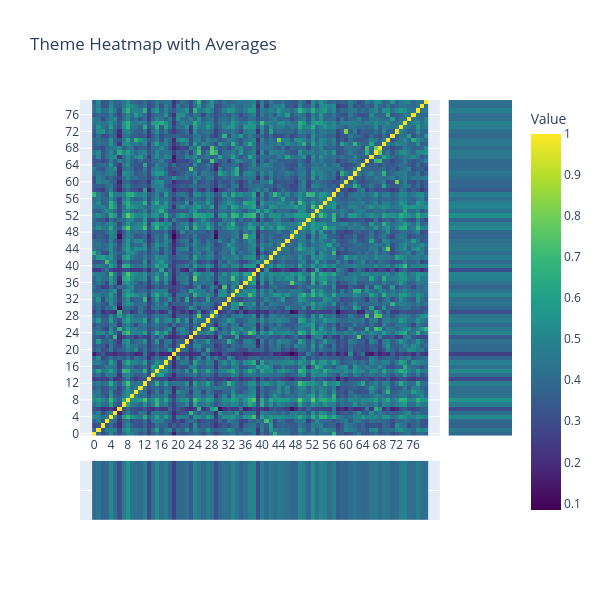

Notebook code cell kept with this figure:
### Code cell
# Plot theme similarity heatmap
fig = p3_util.theme_id_heatmap(similarity_df, width=600)
fig.show()

### Figure 1 — Plotly figure (JSON) as saved in the notebook; plotly's stock layout.template omitted (floating-point values rounded to 4 significant figures; data arrays with more than 128 entries replaced by an {"elided": "..."} marker saying what was removed)
{"data": [{"coloraxis": "coloraxis", "hovertemplate": "Row %{y}, Col %{x}: %{z:.3f}<extra></extra>", "type": "heatmap", "x": ["0", "1", "2", "3", "4", "5", "6", "7", "8", "9", "10", "11", "12", "13", "14", "15", "16", "17", "18", "19", "20", "21", "22", "23", "24", "25", "26", "27", "28", "29", "30", "31", "32", "33", "34", "35", "36", "37", "38", "39", "40", "41", "42", "43", "44", "45", "46", "47", "48", "49", "50", "51", "52", "53", "54", "55", "56", "57", "58", "59", "60", "61", "62", "63", "64", "65", "66", "67", "68", "69", "70", "71", "72", "73", "74", "75", "76", "77", "78", "79"], "xaxis": "x", "y": ["0", "1", "2", "3", "4", "5", "6", "7", "8", "9", "10", "11", "12", "13", "14", "15", "16", "17", "18", "19", "20", "21", "22", "23", "24", "25", "26", "27", "28", "29", "30", "31", "32", "33", "34", "35", "36", "37", "38", "39", "40", "41", "42", "43", "44", "45", "46", "47", "48", "49", "50", "51", "52", "53", "54", "55", "56", "57", "58", "59", "60", "61", "62", "63", "64", "65", "66", "67", "68", "69", "70", "71", "72", "73", "74", "75", "76", "77", "78", "79"], "yaxis": "y", "z": {"elided": "80x80 float values"}}, {"coloraxis": "coloraxis", "hovertemplate": "Row %{y} avg: %{z:.3f}<extra></extra>", "type": "heatmap", "x": ["row avg"], "xaxis": "x2", "y": ["0", "1", "2", "3", "4", "5", "6", "7", "8", "9", "10", "11", "12", "13", "14", "15", "16", "17", "18", "19", "20", "21", "22", "23", "24", "25", "26", "27", "28", "29", "30", "31", "32", "33", "34", "35", "36", "37", "38", "39", "40", "41", "42", "43", "44", "45", "46", "47", "48", "49", "50", "51", "52", "53", "54", "55", "56", "57", "58", "59", "60", "61", "62", "63", "64", "65", "66", "67", "68", "69", "70", "71", "72", "73", "74", "75", "76", "77", "78", "79"], "yaxis": "y2", "z": [[0.3955], [0.4457], [0.3717], [0.3918], [0.5157], [0.415], [0.303], [0.4645], [0.5553], [0.4357], [0.4194], [0.4099], [0.4834], [0.291], [0.4202], [0.513], [0.4212], [0.4695], [0.3801], [0.262], [0.3909], [0.3933], [0.4205], [0.3454], [0.5005], [0.4462], [0.3953], [0.4627], [0.4375], [0.3087], [0.3936], [0.4328], [0.4149], [0.499], [0.4421], [0.3755], [0.4254], [0.4845], [0.4992], [0.3028], [0.4788], [0.3948], [0.464], [0.4145], [0.4463], [0.4325], [0.4185], [0.3856], [0.3926], [0.511], [0.4774], [0.384], [0.5384], [0.4358], [0.4977], [0.4795], [0.418], [0.4784], [0.3463], [0.3911], [0.3774], [0.4092], [0.4402], [0.4072], [0.3916], [0.3983], [0.4403], [0.458], [0.4066], [0.4547], [0.4453], [0.3852], [0.4167], [0.4751], [0.494], [0.4205], [0.411], [0.4811], [0.4153], [0.4201]]}, {"coloraxis": "coloraxis", "hovertemplate": "Col %{x} avg: %{z:.3f}<extra></extra>", "type": "heatmap", "x": ["0", "1", "2", "3", "4", "5", "6", "7", "8", "9", "10", "11", "12", "13", "14", "15", "16", "17", "18", "19", "20", "21", "22", "23", "24", "25", "26", "27", "28", "29", "30", "31", "32", "33", "34", "35", "36", "37", "38", "39", "40", "41", "42", "43", "44", "45", "46", "47", "48", "49", "50", "51", "52", "53", "54", "55", "56", "57", "58", "59", "60", "61", "62", "63", "64", "65", "66", "67", "68", "69", "70", "71", "72", "73", "74", "75", "76", "77", "78", "79"], "xaxis": "x3", "y": ["col avg"], "yaxis": "y3", "z": [[0.3955, 0.4457, 0.3717, 0.3918, 0.5157, 0.415, 0.303, 0.4645, 0.5553, 0.4357, 0.4194, 0.4099, 0.4834, 0.291, 0.4202, 0.513, 0.4212, 0.4695, 0.3801, 0.262, 0.3909, 0.3933, 0.4205, 0.3454, 0.5005, 0.4462, 0.3953, 0.4627, 0.4375, 0.3087, 0.3936, 0.4328, 0.4149, 0.499, 0.4421, 0.3755, 0.4254, 0.4845, 0.4992, 0.3028, 0.4788, 0.3948, 0.464, 0.4145, 0.4463, 0.4325, 0.4185, 0.3856, 0.3926, 0.511, 0.4774, 0.384, 0.5384, 0.4358, 0.4977, 0.4795, 0.418, 0.4784, 0.3463, 0.3911, 0.3774, 0.4092, 0.4402, 0.4072, 0.3916, 0.3983, 0.4403, 0.458, 0.4066, 0.4547, 0.4453, 0.3852, 0.4167, 0.4751, 0.494, 0.4205, 0.411, 0.4811, 0.4153, 0.4201]]}], "layout": {"coloraxis": {"colorbar": {"title": {"text": "Value"}}, "colorscale": [[0, "#440154"], [0.1111, "#482878"], [0.2222, "#3e4989"], [0.3333, "#31688e"], [0.4444, "#26828e"], [0.5556, "#1f9e89"], [0.6667, "#35b779"], [0.7778, "#6ece58"], [0.8889, "#b5de2b"], [1, "#fde725"]], "reversescale": false}, "height": 600, "title": {"text": "Theme Heatmap with Averages"}, "width": 600, "xaxis": {"anchor": "y", "domain": [0, 0.833]}, "xaxis2": {"anchor": "y2", "domain": [0.853, 1], "showticklabels": false}, "xaxis3": {"anchor": "y3", "domain": [0, 0.833], "matches": "x", "showticklabels": false}, "yaxis": {"anchor": "x", "domain": [0.201, 1.0], "scaleanchor": "x", "scaleratio": 1}, "yaxis2": {"anchor": "x2", "domain": [0.201, 1.0], "matches": "y", "showticklabels": false}, "yaxis3": {"anchor": "x3", "domain": [0, 0.141], "showticklabels": false}}}
